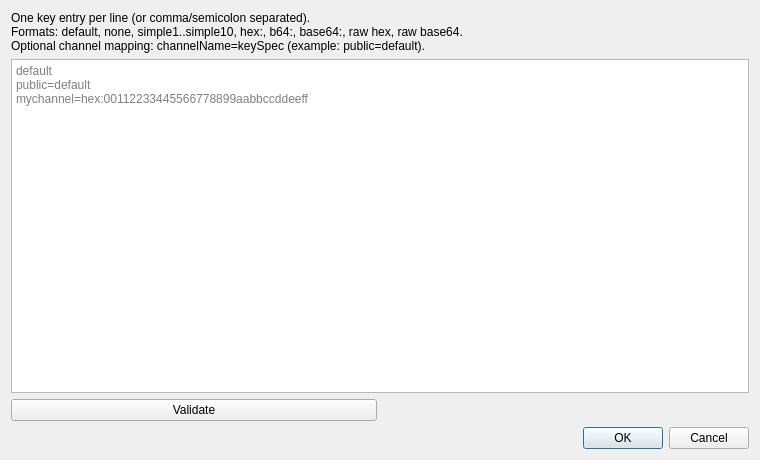
<?xml version="1.0" encoding="UTF-8"?>
<ui version="4.0">
 <class>MeshcoreKeysDialog</class>
 <widget class="QDialog" name="MeshcoreKeysDialog">
  <property name="geometry">
   <rect>
    <x>0</x>
    <y>0</y>
    <width>760</width>
    <height>460</height>
   </rect>
  </property>
  <property name="windowTitle">
   <string>Meshcore Keys</string>
  </property>
  <layout class="QVBoxLayout" name="verticalLayout">
   <item>
    <widget class="QLabel" name="helpLabel">
     <property name="text">
      <string>One key entry per line (or comma/semicolon separated).
Formats: default, none, simple1..simple10, hex:&lt;hex&gt;, b64:&lt;base64&gt;, base64:&lt;base64&gt;, raw hex, raw base64.
Optional channel mapping: channelName=keySpec (example: public=default).</string>
     </property>
     <property name="wordWrap">
      <bool>true</bool>
     </property>
    </widget>
   </item>
   <item>
    <widget class="QTextEdit" name="keyEditor">
     <property name="toolTip">
      <string>Enter one or more key specs used to decrypt Meshcore packets.</string>
     </property>
      <property name="placeholderText">
       <string>default
public=default
mychannel=hex:00112233445566778899aabbccddeeff</string>
      </property>
    </widget>
   </item>
   <item>
    <layout class="QHBoxLayout" name="statusLayout">
     <item>
      <widget class="QPushButton" name="validate">
       <property name="toolTip">
        <string>Validate key syntax and count without saving.</string>
       </property>
       <property name="text">
        <string>Validate</string>
       </property>
      </widget>
     </item>
     <item>
      <widget class="QLabel" name="statusLabel">
       <property name="toolTip">
        <string>Validation status for the current key list.</string>
       </property>
       <property name="wordWrap">
        <bool>true</bool>
       </property>
      </widget>
     </item>
    </layout>
   </item>
   <item>
    <widget class="QDialogButtonBox" name="buttonBox">
     <property name="orientation">
      <enum>Qt::Horizontal</enum>
     </property>
     <property name="standardButtons">
      <set>QDialogButtonBox::Cancel|QDialogButtonBox::Ok</set>
     </property>
    </widget>
   </item>
  </layout>
 </widget>
 <resources/>
 <connections>
  <connection>
   <sender>buttonBox</sender>
   <signal>accepted()</signal>
   <receiver>MeshcoreKeysDialog</receiver>
   <slot>accept()</slot>
   <hints>
    <hint type="sourcelabel">
     <x>248</x>
     <y>254</y>
    </hint>
    <hint type="destinationlabel">
     <x>157</x>
     <y>274</y>
    </hint>
   </hints>
  </connection>
  <connection>
   <sender>buttonBox</sender>
   <signal>rejected()</signal>
   <receiver>MeshcoreKeysDialog</receiver>
   <slot>reject()</slot>
   <hints>
    <hint type="sourcelabel">
     <x>316</x>
     <y>260</y>
    </hint>
    <hint type="destinationlabel">
     <x>286</x>
     <y>274</y>
    </hint>
   </hints>
  </connection>
 </connections>
</ui>
